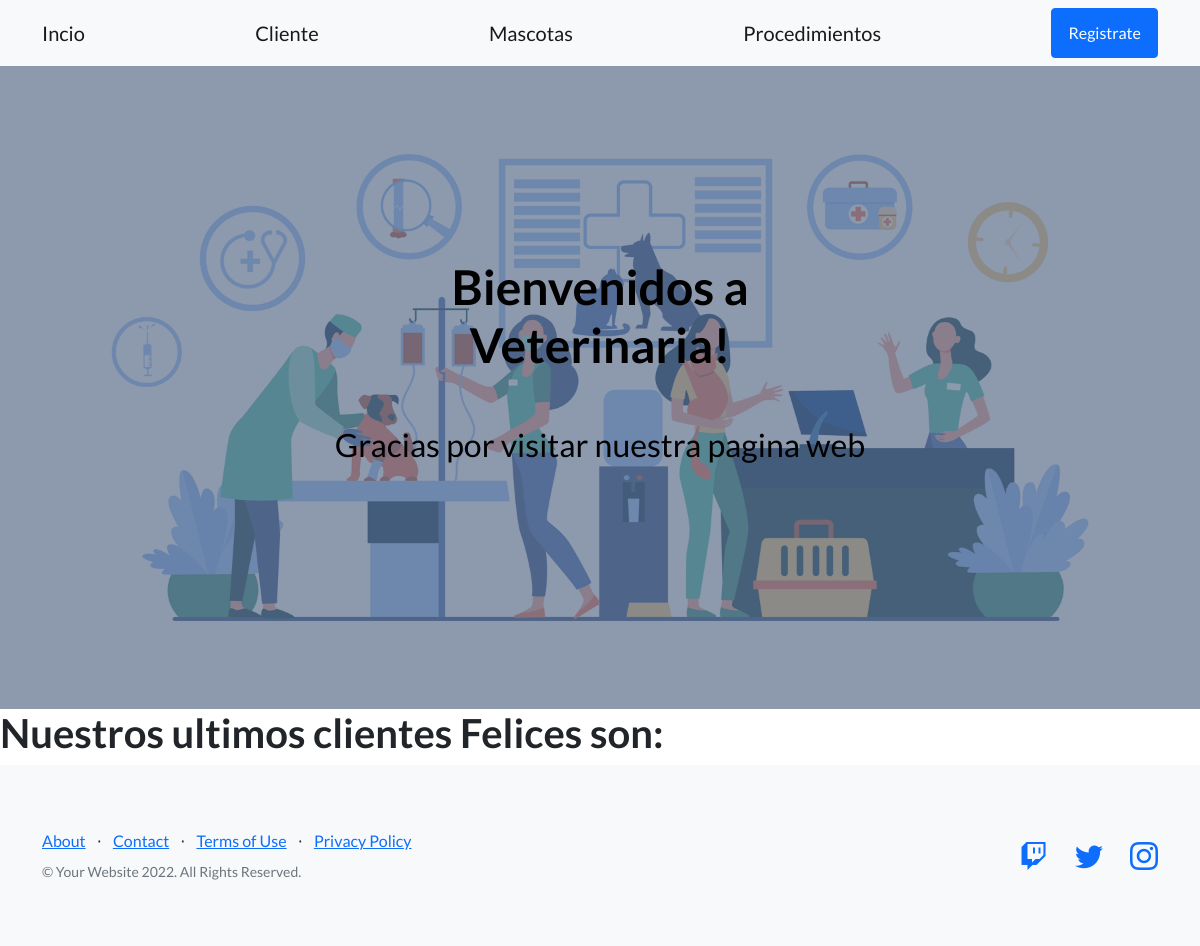
The page /cliente/ on the database as committed earlier.
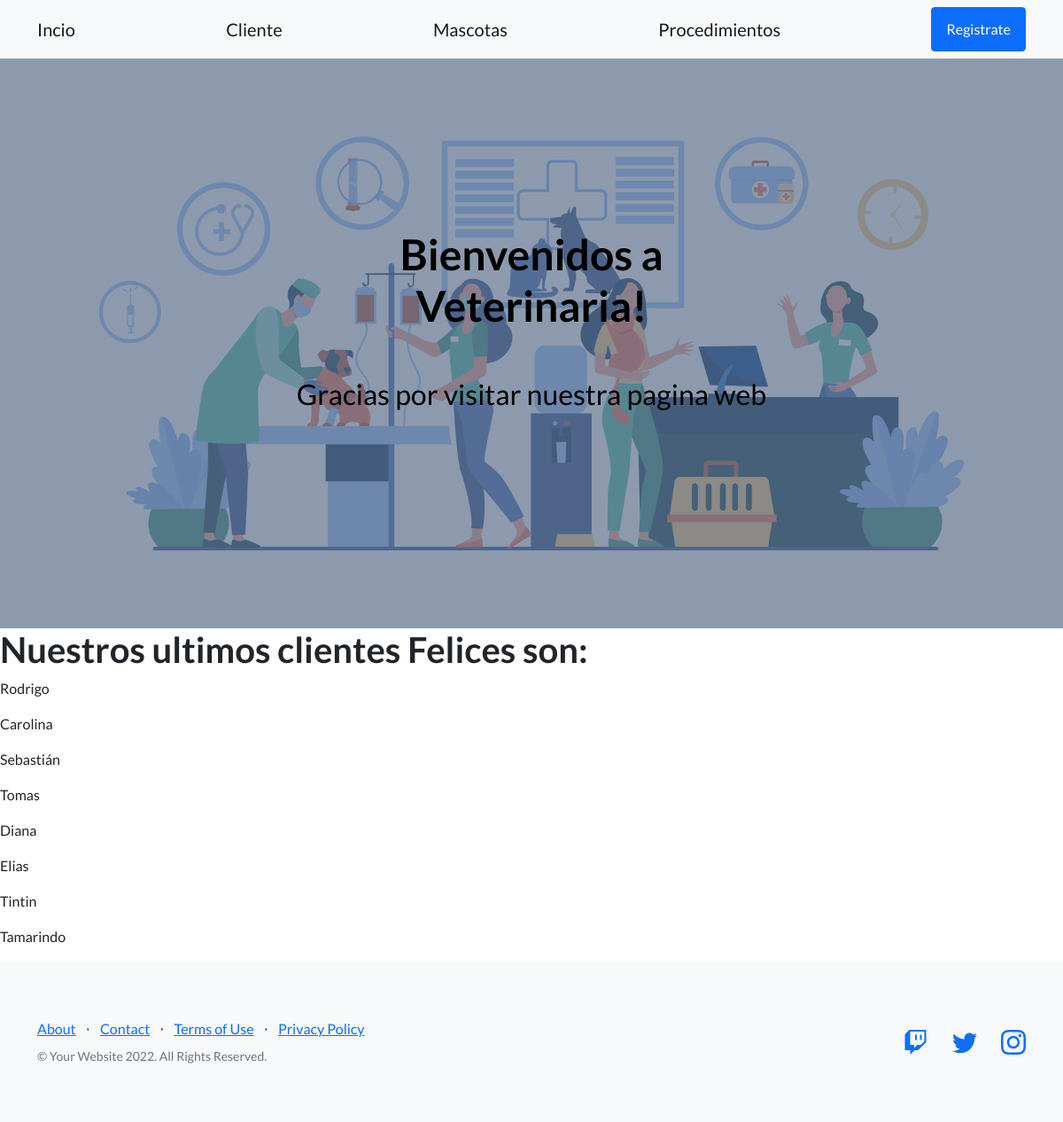
The same page on the database as committed later.
### Cliente/models.py (models this page shows, shortened)
class cliente (models.Model):
    nombre = models.CharField(max_length=50)
    direccion= models.CharField(max_length=50)
    ciudad= models.CharField(max_length=20)
    email= models.EmailField()

### Cliente/views.py (the view)
# urls.py: path('cliente/', data, name= "cliente"),
def data(request):
    clientes= cliente.objects.all()
    context = {"clientes" : clientes}
    return render (request, "Cliente/cliente.html", context)

### Cliente/templates/Cliente/cliente.html (shortened to what this page needs)
{% extends 'Cliente/base.html' %}
{% block contenido %}
<h1> Nuestros ultimos clientes Felices son: </h1>
    {% for i in clientes %}
        <p> {{i.nombre}}</p>
    {% endfor %}
{% endblock  %}

Rows that differ between the two databases and show on the page:
added cliente: nombre "Rodrigo"
added cliente: nombre "Carolina"
added cliente: nombre "Sebastián"
added cliente: nombre "Tomas"
added cliente: nombre "Diana"
added cliente: nombre "Elias"
added cliente: nombre "Tintin"
added cliente: nombre "Tamarindo"
